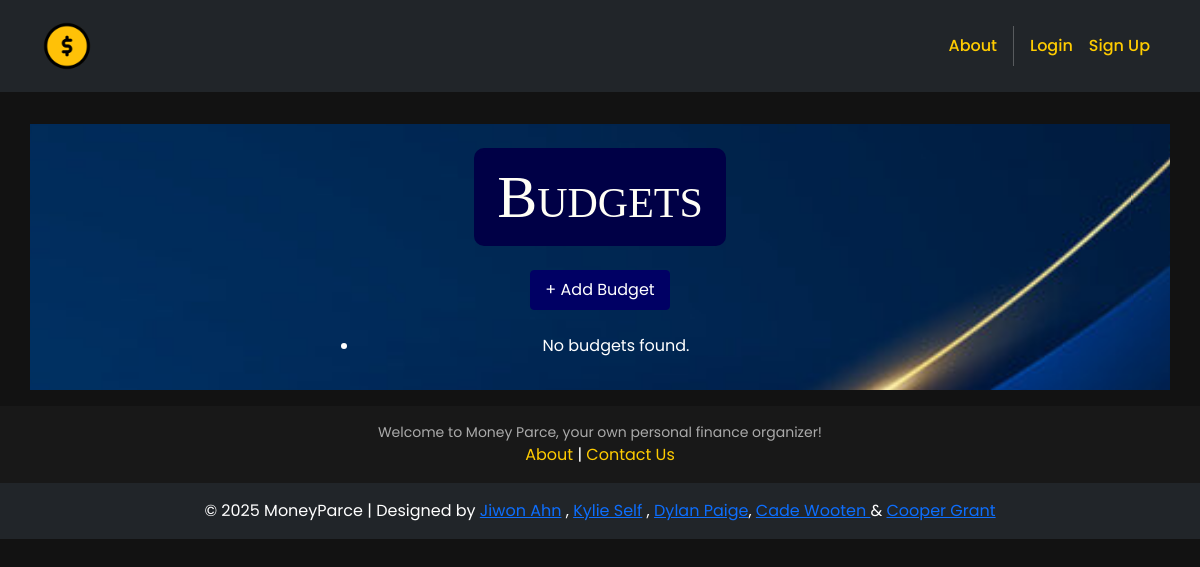
Before: /budgets/ with the older database file.
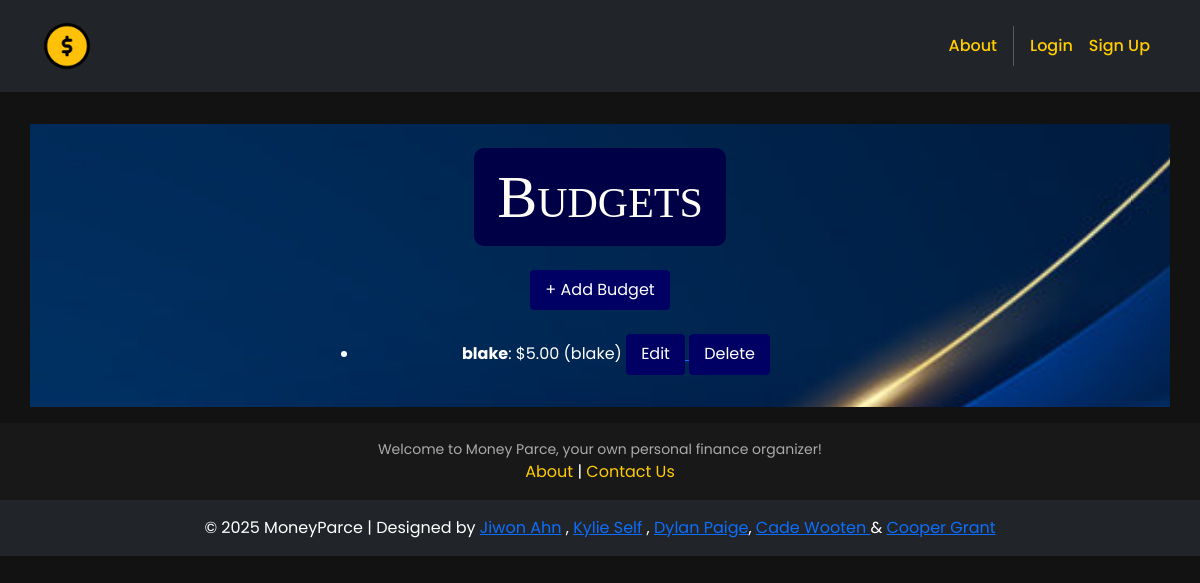
After: the same page with the newer database file.
### budgets/models.py (models this page shows, shortened)
class Budget(models.Model):
    name = models.CharField(max_length=100)
    amount = models.DecimalField(max_digits=10, decimal_places=2)
    category = models.CharField(max_length=50)
    start_date = models.DateField()
    end_date = models.DateField()
    notes = models.TextField(blank=True)

### budgets/views.py (the view)
# urls.py: path('', views.budget_list, name='budget_list'),
def budget_list(request):
    budgets = Budget.objects.all()
    return render(request, 'budgets/budget_list.html', {'budgets': budgets})

### budgets/templates/budgets/budget_list.html
{% extends 'base.html' %}
{% block content %}
<div class="p-3">
  <div class="container">
    <div class="row mt-3">
      <div class="col-md-6 mx-auto mb-3">
        <br>
        <h2>Budgets</h2>
        <br>
        <br>
        <a href="{% url 'create_budget' %}">
          <button class="button-26" role="button">
            + Add Budget
          </button>
        </a>
        <ul>
          <br>
          {% for budget in budgets %}
            <li>
              <strong>{{ budget.name }}</strong>: ${{ budget.amount }} ({{ budget.category }})
              <a href="{% url 'edit_budget' budget.id %}" >
                <button class="button-26" role="button">
                  Edit
                </button>
              </a>
              <a href="{% url 'delete_budget' budget.id %}">
                <button class="button-26" role="button">
                  Delete
                </button>
              </a>
            </li>
          {% empty %}
            <li>No budgets found.</li>
          {% endfor %}
        </ul>
      </div>
    </div>
  </div>
</div>
{% endblock %}

### moneyparce/templates/base.html (shortened to what this page needs)
<!DOCTYPE html>
<html>
  {% load static %}
  <head>
    <link href="https://cdn.jsdelivr.net/npm/bootstrap@5.3.3/dist/css/bootstrap.min.css" rel="stylesheet">
    <link href="https://cdnjs.cloudflare.com/ajax/libs/font-awesome/6.1.1/css/all.min.css" rel="stylesheet">
    <link rel="stylesheet" type="text/css" href="{% static 'css/style.css' %}">
  </head>
  <body>
    <nav class="p-3 navbar navbar-dark bg-dark navbar-expand-lg">
      <div class="container">
        <a class="navbar-brand" href="{% url 'home.index' %}">
          <img src="{% static 'img/logo.png' %}" alt="Money Parce Logo" height="50" />
        </a>
        <div class="collapse navbar-collapse" id="navbarNavAltMarkup">
          <div class="navbar-nav ms-auto">
            <a class="nav-link" href="{% url 'home.about' %}">About</a>
            {% if user.is_authenticated %}
            <a class="nav-link" href="{% url 'transactions' %}">Transactions</a>
            <a class="nav-link" href="{% url 'budget_list' %}">Budgets</a>
            <a class="nav-link"
              href="{% url 'accounts.logout' %}">Logout ({{user.username }})</a>
            {% else %}
            <a class="nav-link"
              href="{% url 'accounts.login' %}">Login</a>
            <a class="nav-link"
              href="{% url 'accounts.signup' %}">
              Sign Up
            </a>
            {% endif %}
          </div>
        </div>
      </div>
    </nav>
    <div>
      {% block content %}
      {% endblock content %}
    </div>
    <footer class="p-3 ms-footer">
      <div class="container text-center">
        <p>Welcome to Money Parce, your own personal finance organizer!</p>
        <div>
          <a href="{% url 'home.about' %}">About</a> |
          <a href="mailto:info@moviesstore.com">Contact Us</a>
        </div>
      </div>
    </footer>
    <section class="p-3 ms-footer-bottom bg-dark text-center text-white">
      <span>© 2025 MoneyParce | Designed by <a href="https://www.linkedin.com/in/jiwon-ahn-a4a31b247/" target="_blank">Jiwon Ahn</a> , <a href="https://www.linkedin.com/in/kylie-self-315200290/" target="_blank">Kylie Self</a> , <a href="https://www.linkedin.com/in/dylan-paige-b95b6132b" target="_blank">Dylan Paige</a>, <a href="https://www.linkedin.com/in/cade-wooten-42a609322?utm_source=share&utm_campaign=share_via&utm_content=profile&utm_medium=android_app" target="_blank">Cade Wooten </a> & <a href="https://www.linkedin.com/in/coopergrant1/" target="_blank">Cooper Grant </a></span>
    </section>
  </body>
</html>

### moneyparce/static/css/style.css (style rules this page uses)
body { width: 100%; text-align: center; margin: auto; font-family: "Poppins", sans-serif; background-color: #121212; color: #ffffff; }
.bg-index, .row { background: url("/static/img/background.jpg") no-repeat center center fixed; background-size: cover; }
h2 { text-align: center; margin: auto; border: 3px solid rgb(0, 0, 70); border-radius: 10px; padding: 10px 20px; background-color: rgb(0, 0, 70); font-size: 60px; font-family: "Impact", fantasy; font-variant: small-caps; font-stretch: ultra-expanded; color: #FFFEF6; display: inline-block; }
p { width: 100%; text-align: center; margin: auto; color: #ffffff; }
.navbar a.nav-link { color: #ffcc00 !important; font-weight: 500; transition: color 0.3s ease-in-out; }
.button-26 { appearance: button; background-color: rgb(0, 0, 100); border: 1px solid rgb(0, 0, 100); border-radius: 4px; box-sizing: border-box; color: #FFFFFF; cursor: pointer; font-family: "Poppins", sans-serif; font-size: 16px; line-height: 1.15; overflow: visible; padding: 10px 14px; position: relative; text-align: center; text-transform: none; transition: all 80ms ease-in-out; user-select: none; -webkit-user-select: none; touch-action: manipulation; width: fit-content; }
.ms-footer { background-color: #181818; padding: 30px 0; text-align: center; }
.ms-footer p { color: #aaaaaa; font-size: 14px; }
.ms-footer a { color: #ffcc00; text-decoration: none; }
.ms-footer, a:hover { color: #ffffff; }

Changed rows visible on the page:
added Budget: name "blake", amount "5.00", category "blake"
Other visible differences:
text no longer shown: "No budgets found."
